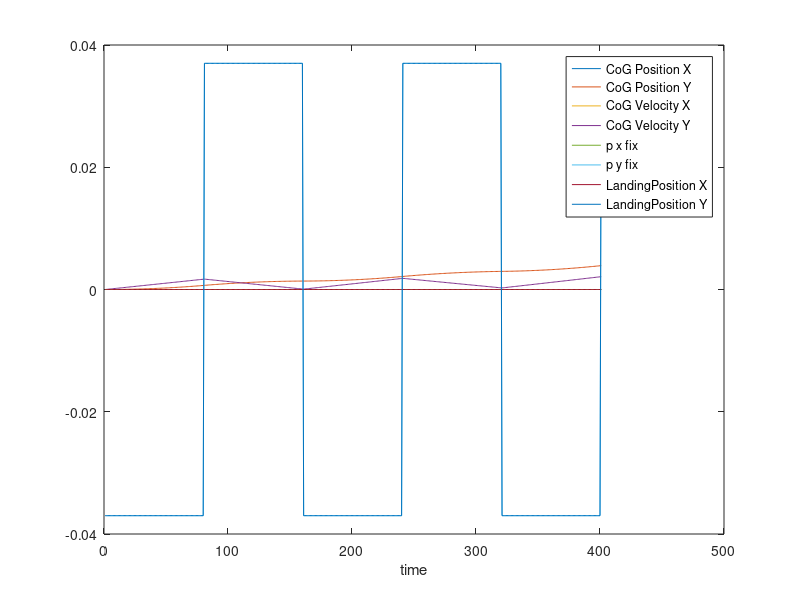

This chart was generated by the following MATLAB code:
clear;

load WPG_log.dat;

[a, b] = size(WPG_log);

t = 1:a;

plot(t, WPG_log)

legend("CoG Position X", "CoG Position Y", "CoG Velocity X", "CoG Velocity Y", "p x fix", "p y fix", "LandingPosition X", "LandingPosition Y")
xlabel("time")

% reference https://jp.mathworks.com/help/matlab/data_analysis/plotting-data.html
